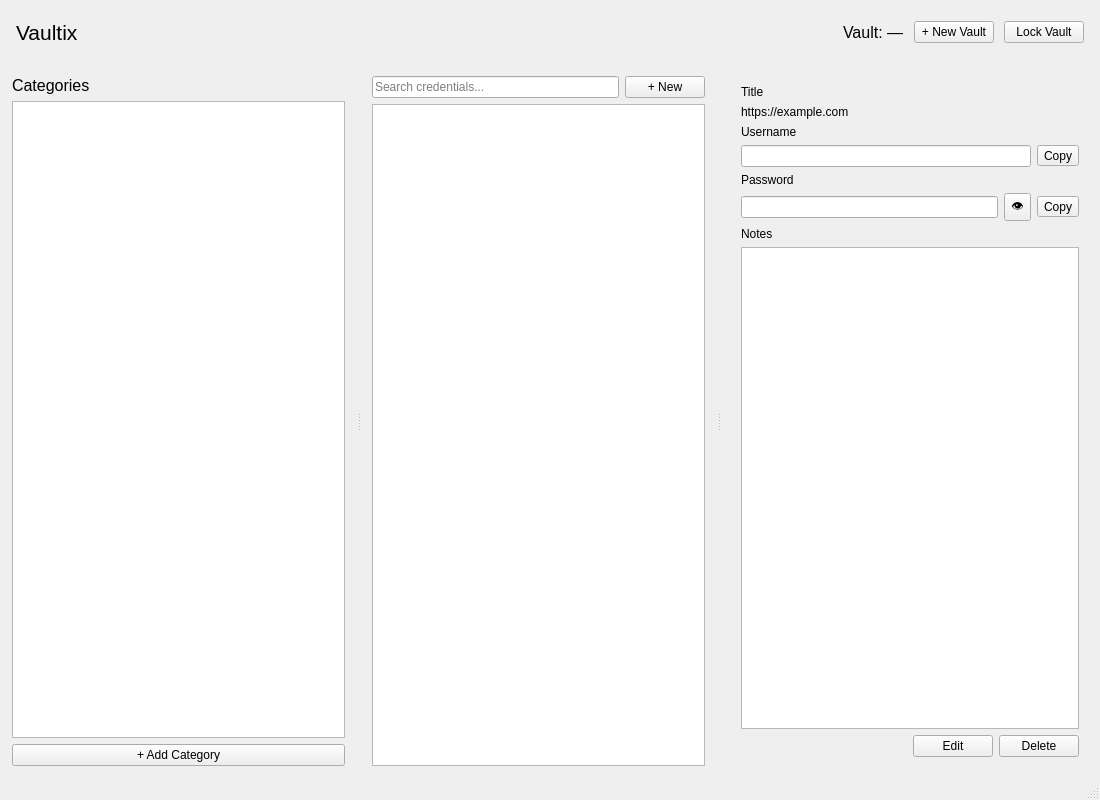
<?xml version="1.0" encoding="UTF-8"?>
<ui version="4.0">
 <class>MainWindow</class>
 <widget class="QMainWindow" name="MainWindow">
  <property name="geometry">
   <rect>
    <x>0</x>
    <y>0</y>
    <width>1100</width>
    <height>800</height>
   </rect>
  </property>
  <property name="windowTitle">
   <string>Vaultix</string>
  </property>
  <widget class="QWidget" name="centralwidget">
   <layout class="QVBoxLayout" name="centralLayout">
    <property name="spacing">
     <number>0</number>
    </property>
    <property name="leftMargin">
     <number>0</number>
    </property>
    <property name="topMargin">
     <number>0</number>
    </property>
    <property name="rightMargin">
     <number>0</number>
    </property>
    <property name="bottomMargin">
     <number>0</number>
    </property>
    <item>
     <widget class="QWidget" name="topBar" native="true">
      <property name="maximumSize">
       <size>
        <width>16777215</width>
        <height>64</height>
       </size>
      </property>
      <layout class="QHBoxLayout" name="topBarLayout">
       <property name="spacing">
        <number>10</number>
       </property>
       <property name="leftMargin">
        <number>16</number>
       </property>
       <property name="topMargin">
        <number>10</number>
       </property>
       <property name="rightMargin">
        <number>16</number>
       </property>
       <property name="bottomMargin">
        <number>10</number>
       </property>
       <item>
        <widget class="QLabel" name="appTitleLabel">
         <property name="font">
          <font>
           <pointsize>16</pointsize>
          </font>
         </property>
         <property name="text">
          <string>Vaultix</string>
         </property>
        </widget>
       </item>
       <item>
        <spacer name="topBarSpacer">
         <property name="orientation">
          <enum>Qt::Orientation::Horizontal</enum>
         </property>
         <property name="sizeHint" stdset="0">
          <size>
           <width>40</width>
           <height>20</height>
          </size>
         </property>
        </spacer>
       </item>
       <item>
        <widget class="QLabel" name="vaultNameLabel">
         <property name="font">
          <font>
           <pointsize>12</pointsize>
          </font>
         </property>
         <property name="text">
          <string>Vault: —</string>
         </property>
        </widget>
       </item>
       <item>
        <widget class="QPushButton" name="newVaultButton">
         <property name="cursor">
          <cursorShape>PointingHandCursor</cursorShape>
         </property>
         <property name="text">
          <string>+ New Vault</string>
         </property>
        </widget>
       </item>
       <item>
        <widget class="QPushButton" name="lockVaultButton">
         <property name="cursor">
          <cursorShape>PointingHandCursor</cursorShape>
         </property>
         <property name="text">
          <string>Lock Vault</string>
         </property>
        </widget>
       </item>
      </layout>
     </widget>
    </item>
    <item>
     <widget class="QSplitter" name="mainSplitter">
      <property name="orientation">
       <enum>Qt::Orientation::Horizontal</enum>
      </property>
      <property name="handleWidth">
       <number>3</number>
      </property>
      <property name="childrenCollapsible">
       <bool>false</bool>
      </property>
      <widget class="QWidget" name="leftPanel" native="true">
       <layout class="QVBoxLayout" name="leftPanelLayout">
        <property name="leftMargin">
         <number>12</number>
        </property>
        <property name="topMargin">
         <number>12</number>
        </property>
        <property name="rightMargin">
         <number>12</number>
        </property>
        <property name="bottomMargin">
         <number>12</number>
        </property>
        <item>
         <widget class="QLabel" name="categoriesLabel">
          <property name="font">
           <font>
            <pointsize>12</pointsize>
           </font>
          </property>
          <property name="text">
           <string>Categories</string>
          </property>
         </widget>
        </item>
        <item>
         <widget class="QListWidget" name="categoryList"/>
        </item>
        <item>
         <widget class="QPushButton" name="addCategoryButton">
          <property name="cursor">
           <cursorShape>PointingHandCursor</cursorShape>
          </property>
          <property name="text">
           <string>+ Add Category</string>
          </property>
         </widget>
        </item>
       </layout>
      </widget>
      <widget class="QWidget" name="middlePanel" native="true">
       <layout class="QVBoxLayout" name="middlePanelLayout">
        <property name="leftMargin">
         <number>12</number>
        </property>
        <property name="topMargin">
         <number>12</number>
        </property>
        <property name="rightMargin">
         <number>12</number>
        </property>
        <property name="bottomMargin">
         <number>12</number>
        </property>
        <item>
         <widget class="QWidget" name="searchBar" native="true">
          <layout class="QHBoxLayout" name="searchBarLayout">
           <property name="leftMargin">
            <number>0</number>
           </property>
           <property name="topMargin">
            <number>0</number>
           </property>
           <property name="rightMargin">
            <number>0</number>
           </property>
           <property name="bottomMargin">
            <number>0</number>
           </property>
           <item>
            <widget class="QLineEdit" name="searchInput">
             <property name="placeholderText">
              <string>Search credentials...</string>
             </property>
             <property name="clearButtonEnabled">
              <bool>true</bool>
             </property>
            </widget>
           </item>
           <item>
            <widget class="QPushButton" name="newCredentialButton">
             <property name="cursor">
              <cursorShape>PointingHandCursor</cursorShape>
             </property>
             <property name="text">
              <string>+ New</string>
             </property>
            </widget>
           </item>
          </layout>
         </widget>
        </item>
        <item>
         <widget class="QListWidget" name="credentialList"/>
        </item>
       </layout>
      </widget>
      <widget class="QWidget" name="rightPanel" native="true">
       <layout class="QVBoxLayout" name="rightPanelLayout">
        <property name="leftMargin">
         <number>12</number>
        </property>
        <property name="topMargin">
         <number>12</number>
        </property>
        <property name="rightMargin">
         <number>12</number>
        </property>
        <property name="bottomMargin">
         <number>12</number>
        </property>
        <item>
         <widget class="QStackedWidget" name="detailStack">
          <property name="currentIndex">
           <number>1</number>
          </property>
          <widget class="QWidget" name="emptyStatePage">
           <layout class="QVBoxLayout" name="emptyStateLayout">
            <item>
             <spacer name="emptyTopSpacer">
              <property name="orientation">
               <enum>Qt::Orientation::Vertical</enum>
              </property>
              <property name="sizeHint" stdset="0">
               <size>
                <width>20</width>
                <height>40</height>
               </size>
              </property>
             </spacer>
            </item>
            <item>
             <widget class="QLabel" name="emptyStateLabel">
              <property name="text">
               <string>Select a credential to view details
or click &quot;+ New&quot; to add one</string>
              </property>
              <property name="alignment">
               <set>Qt::AlignmentFlag::AlignCenter</set>
              </property>
              <property name="wordWrap">
               <bool>true</bool>
              </property>
             </widget>
            </item>
            <item>
             <spacer name="emptyBottomSpacer">
              <property name="orientation">
               <enum>Qt::Orientation::Vertical</enum>
              </property>
              <property name="sizeHint" stdset="0">
               <size>
                <width>20</width>
                <height>40</height>
               </size>
              </property>
             </spacer>
            </item>
           </layout>
          </widget>
          <widget class="QWidget" name="detailPage">
           <layout class="QVBoxLayout" name="detailPageLayout">
            <item>
             <widget class="QLabel" name="titleLabel">
              <property name="text">
               <string>Title</string>
              </property>
             </widget>
            </item>
            <item>
             <widget class="QLabel" name="websiteLabel">
              <property name="text">
               <string>https://example.com</string>
              </property>
              <property name="openExternalLinks">
               <bool>true</bool>
              </property>
             </widget>
            </item>
            <item>
             <widget class="QLabel" name="usernameHeader">
              <property name="text">
               <string>Username</string>
              </property>
             </widget>
            </item>
            <item>
             <widget class="QWidget" name="usernameRow" native="true">
              <layout class="QHBoxLayout" name="usernameRowLayout">
               <property name="leftMargin">
                <number>0</number>
               </property>
               <property name="topMargin">
                <number>0</number>
               </property>
               <property name="rightMargin">
                <number>0</number>
               </property>
               <property name="bottomMargin">
                <number>0</number>
               </property>
               <item>
                <widget class="QLineEdit" name="usernameField">
                 <property name="readOnly">
                  <bool>true</bool>
                 </property>
                </widget>
               </item>
               <item>
                <widget class="QToolButton" name="copyUsernameButton">
                 <property name="cursor">
                  <cursorShape>PointingHandCursor</cursorShape>
                 </property>
                 <property name="text">
                  <string>Copy</string>
                 </property>
                </widget>
               </item>
              </layout>
             </widget>
            </item>
            <item>
             <widget class="QLabel" name="passwordHeader">
              <property name="text">
               <string>Password</string>
              </property>
             </widget>
            </item>
            <item>
             <widget class="QWidget" name="passwordRow" native="true">
              <layout class="QHBoxLayout" name="passwordRowLayout">
               <property name="leftMargin">
                <number>0</number>
               </property>
               <property name="topMargin">
                <number>0</number>
               </property>
               <property name="rightMargin">
                <number>0</number>
               </property>
               <property name="bottomMargin">
                <number>0</number>
               </property>
               <item>
                <widget class="QLineEdit" name="passwordField">
                 <property name="echoMode">
                  <enum>QLineEdit::EchoMode::Password</enum>
                 </property>
                 <property name="readOnly">
                  <bool>true</bool>
                 </property>
                </widget>
               </item>
               <item>
                <widget class="QToolButton" name="revealButton">
                 <property name="cursor">
                  <cursorShape>PointingHandCursor</cursorShape>
                 </property>
                 <property name="text">
                  <string>👁</string>
                 </property>
                </widget>
               </item>
               <item>
                <widget class="QToolButton" name="copyPasswordButton">
                 <property name="cursor">
                  <cursorShape>PointingHandCursor</cursorShape>
                 </property>
                 <property name="text">
                  <string>Copy</string>
                 </property>
                </widget>
               </item>
              </layout>
             </widget>
            </item>
            <item>
             <widget class="QLabel" name="notesHeader">
              <property name="text">
               <string>Notes</string>
              </property>
             </widget>
            </item>
            <item>
             <widget class="QPlainTextEdit" name="notesField">
              <property name="readOnly">
               <bool>true</bool>
              </property>
             </widget>
            </item>
            <item>
             <widget class="QWidget" name="actionRow" native="true">
              <layout class="QHBoxLayout" name="actionRowLayout">
               <property name="leftMargin">
                <number>0</number>
               </property>
               <property name="topMargin">
                <number>0</number>
               </property>
               <property name="rightMargin">
                <number>0</number>
               </property>
               <property name="bottomMargin">
                <number>0</number>
               </property>
               <item>
                <spacer name="actionSpacer">
                 <property name="orientation">
                  <enum>Qt::Orientation::Horizontal</enum>
                 </property>
                 <property name="sizeHint" stdset="0">
                  <size>
                   <width>40</width>
                   <height>20</height>
                  </size>
                 </property>
                </spacer>
               </item>
               <item>
                <widget class="QPushButton" name="editButton">
                 <property name="cursor">
                  <cursorShape>PointingHandCursor</cursorShape>
                 </property>
                 <property name="text">
                  <string>Edit</string>
                 </property>
                </widget>
               </item>
               <item>
                <widget class="QPushButton" name="deleteButton">
                 <property name="cursor">
                  <cursorShape>PointingHandCursor</cursorShape>
                 </property>
                 <property name="text">
                  <string>Delete</string>
                 </property>
                </widget>
               </item>
              </layout>
             </widget>
            </item>
           </layout>
          </widget>
         </widget>
        </item>
       </layout>
      </widget>
     </widget>
    </item>
   </layout>
  </widget>
  <widget class="QMenuBar" name="menubar">
   <property name="geometry">
    <rect>
     <x>0</x>
     <y>0</y>
     <width>1100</width>
     <height>27</height>
    </rect>
   </property>
  </widget>
  <widget class="QStatusBar" name="statusbar"/>
 </widget>
 <resources/>
 <connections/>
</ui>
